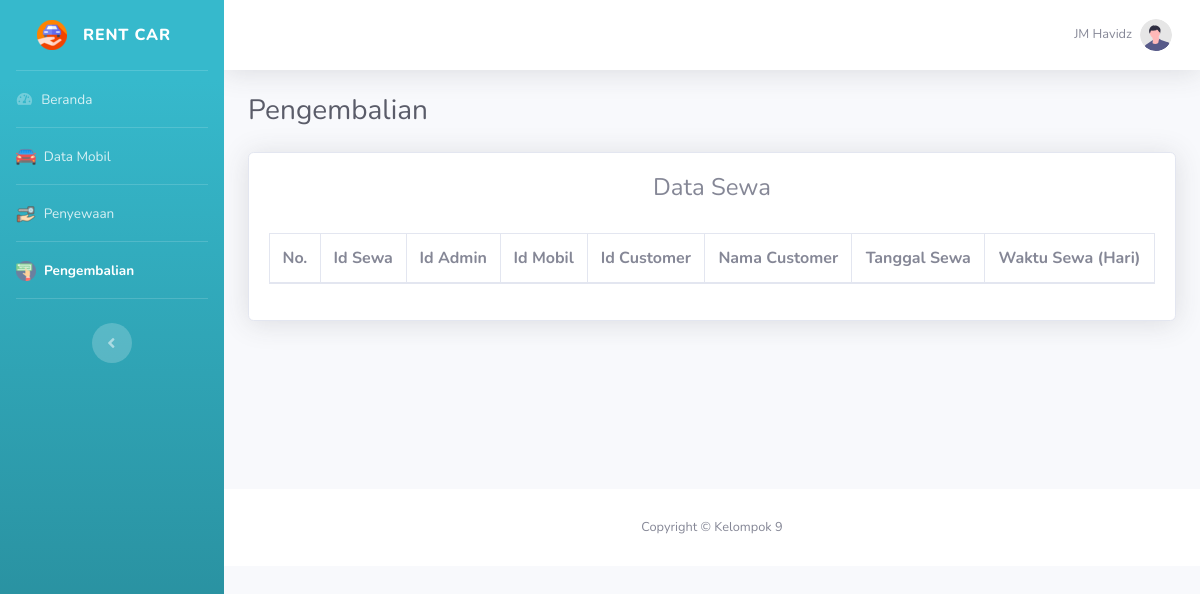
The page /data_sewa.php (signed in) on the database as committed earlier.
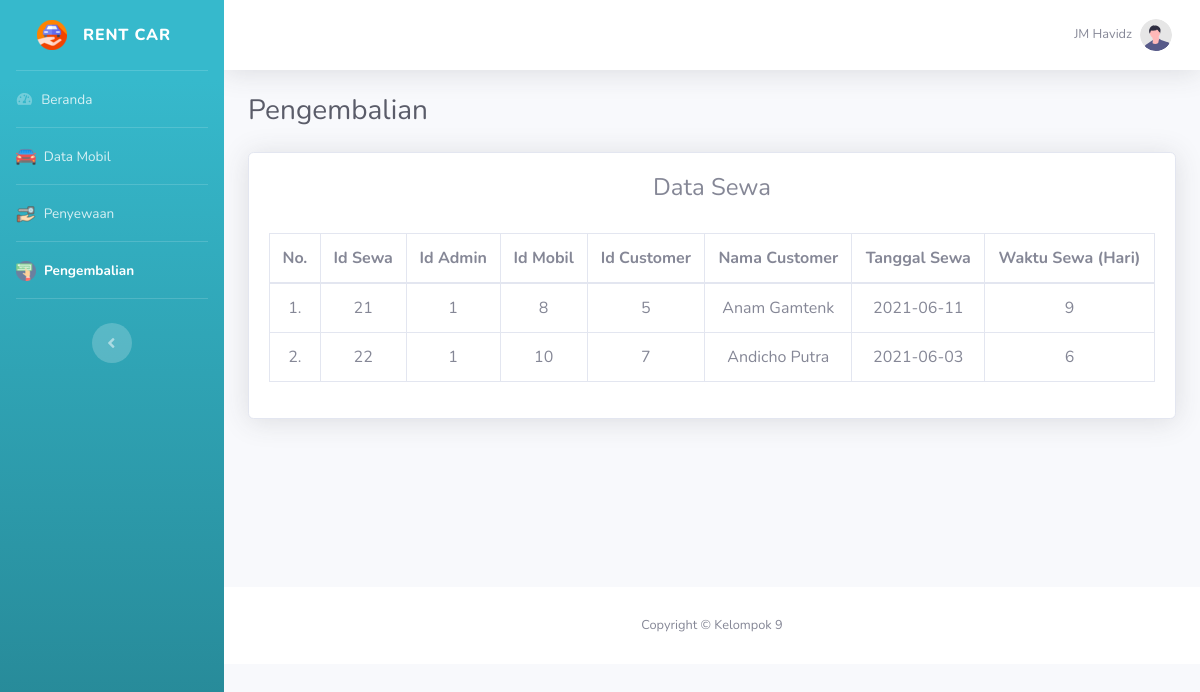
The same page on the database as committed later.
### tables this page shows
CREATE TABLE `penyewaan` (
  `id_sewa` int(11) NOT NULL,
  `id_admin` int(11) NOT NULL,
  `id_mobil` int(11) NOT NULL,
  `id_customer` int(11) NOT NULL,
  `tanggal_sewa` date NOT NULL,
  `waktu_sewa` int(25) NOT NULL
);

CREATE TABLE `customer` (
  `id_customer` int(11) NOT NULL,
  `nama` varchar(100) NOT NULL,
  `no_ktp` int(16) NOT NULL,
  `alamat` varchar(100) NOT NULL,
  `tanggal_lahir` date NOT NULL
);

### data_sewa.php (the view, shortened to what the changed rows need)
<!DOCTYPE html>
<?php
include "connection/koneksi.php";
$id = $_SESSION['id_admin'];
if(isset ($_SESSION['username'])){
    $query = "select * from admin natural join level_user where id_admin = $id";
    mysqli_query($conn, $query);
    $sql = mysqli_query($conn, $query);
    while($r = mysqli_fetch_array($sql)){
?>
<html lang="en">
<head>
    <link href="vendor/fontawesome-free/css/all.min.css" rel="stylesheet" type="text/css">
    <link href="css/sb-admin-2.min.css" rel="stylesheet">
    <link href="css/arabic.css" rel="stylesheet" >
</head>
<body id="page-top">
    <div id="wrapper">
        <ul class="navbar-nav bg-gradient-info sidebar sidebar-dark accordion" id="accordionSidebar">
        <?php
            if($r['id_level'] == 1){
        ?>
            <a class="sidebar-brand d-flex align-items-center justify-content-center" href="beranda.php">
                <div class="sidebar-brand-icon">
                    <img src="img/icon.png" width="30px" height="30px">
                </div>
                <div class="sidebar-brand-text mx-3">Rent Car</div>
            </a>
            <hr class="sidebar-divider my-0">
            <li class="nav-item">
                <a class="nav-link" href="beranda.php">
                    <i class="fas fa-fw fa-tachometer-alt"></i>
                    <span>Beranda</span>
                </a>
            </li>
            <hr class="sidebar-divider my-0">
            <li class="nav-item">
                <a class="nav-link" href="data_mobil.php">
                <img alt="Image placeholder" src="img/mobil.png">
                    <span>&nbsp;Data Mobil</span>
                </a>
            </li>
            <hr class="sidebar-divider my-0">
            <li class="nav-item">
                <a class="nav-link" href="peminjaman.php">
                <img alt="Image placeholder" src="img/pinjam.png">
                    <span>&nbsp;Penyewaan</span>
                </a>
            </li>
            <hr class="sidebar-divider my-0">
            <li class="nav-item active">
                <a class="nav-link" href="pengembalian.php">
                <img alt="Image placeholder" src="img/kembali.png">
                    <span>&nbsp;Pengembalian</span>
                </a>
            </li>
            <hr class="sidebar-divider my-0">
            <br>
            <div class="text-center d-none d-md-inline">
                <button class="rounded-circle border-0" id="sidebarToggle"></button>
            </div>
        <?php
            } else if($r['id_level'] == 2){
        ?>
            <a class="sidebar-brand d-flex align-items-center justify-content-center" href="beranda.php">
                <div class="sidebar-brand-icon rotate-n-15">
                    <img src="img/dashboard.png" width="30px" height="30px">
                </div>
                <div class="sidebar-brand-text mx-3">Rent Car</div>
            </a>
            <hr class="sidebar-divider my-0">
            <li class="nav-item active">
                <a class="nav-link" href="beranda.php">
                    <i class="fas fa-fw fa-tachometer-alt"></i>
                    <span>Beranda</span>
                </a>
            </li>
            <hr class="sidebar-divider my-0">
            <li class="nav-item">
                <a class="nav-link" href="data_mobil_admin.php">
                    <i class="fas fa-fw fa-folder"></i>
                    <span>Data Mobil</span>
                </a>
            </li>
            <hr class="sidebar-divider my-0">
            <li class="nav-item">
                <a class="nav-link" href="data_transaksi.php">
                    <i class="fas fa-fw fa-folder"></i>
                    <span>Data Transaksi</span>
                </a>
            </li>
            <hr class="sidebar-divider my-0">
            <br>
            <div class="text-center d-none d-md-inline">
                <button class="rounded-circle border-0" id="sidebarToggle"></button>
            </div>
        <?php
            }
        ?>
        </ul>
        <div id="content-wrapper" class="d-flex flex-column">
            <div id="content">
                <nav class="navbar navbar-expand navbar-light bg-white topbar mb-4 static-top shadow">
                    <ul class="navbar-nav ml-auto">
                        <li class="nav-item dropdown no-arrow">
                            <a class="nav-link dropdown-toggle" href="#" id="userDropdown" role="button"
                                data-toggle="dropdown" aria-haspopup="true" aria-expanded="false">
                                <span class="mr-2 d-none d-lg-inline text-gray-600 small"><?php echo $r['nama'];?></span>
                                <img class="img-profile rounded-circle"
                                    src="img/undraw_profile.svg">
                            </a>
                        </li>
                    </ul>
                </nav>
            <div class="container-fluid">
                <div class="d-sm-flex align-items-center justify-content-between mb-4">
                    <h1 class="h3 mb-0 text-gray-800">Pengembalian</h1>
                </div>
                <section class="mar-top--x-3 mar-bottom--x-5">
                    <div class="card shadow mb-4">
                        <div class="card-body">
                            <div class="responsive">
                                <div class="judul">
                                    <h4 align="center">Data Sewa</h4>
                                    <br>
                                </div>
                                <?php
                                $query_data_sewa = "SELECT penyewaan.id_sewa, penyewaan.id_admin, penyewaan.id_mobil, penyewaan.id_customer, customer.nama, penyewaan.tanggal_sewa, penyewaan.waktu_sewa
                                                    FROM penyewaan
                                                    INNER JOIN customer ON penyewaan.id_customer = customer.id_customer;";
                                $sql_data_sewa = mysqli_query($conn, $query_data_sewa);
                                $no = 1;
                                ?>
                                <table class="table table-bordered" id="dataTable" width="100%" cellspacing="0">
                                    <thead align="center">
                                        <tr>
                                            <th>No.</th>
                                            <th>Id Sewa</th>
                                            <th>Id Admin</th>
                                            <th>Id Mobil</th>
                                            <th>Id Customer</th>
                                            <th>Nama Customer</th>
                                            <th>Tanggal Sewa</th>
                                            <th>Waktu Sewa (Hari)</th>
                                        </tr>
                                    </thead>
                                    <tbody align="center">
                                    <?php
                                        while($r_dt_sewa = mysqli_fetch_array($sql_data_sewa)){
                                    ?>
                                        <tr class="odd gradeX">
                                        <td><center><?php echo $no++; ?>.</center></td>
                                        <td><?php echo $r_dt_sewa['id_sewa']; ?></td>
                                        <td><?php echo $r_dt_sewa['id_admin']; ?></td>
                                        <td><?php echo $r_dt_sewa['id_mobil']; ?></td>
                                        <td><?php echo $r_dt_sewa['id_customer']; ?></td>
                                        <td><?php echo $r_dt_sewa['nama']; ?></td>
                                        <td><?php echo $r_dt_sewa['tanggal_sewa']; ?></td>
                                        <td><?php echo $r_dt_sewa['waktu_sewa']; ?></td>
                                        </tr>
                                    <?php
                                        }
                                    ?>
                                    </tbody>
                                </table>
                            </div>
                        </div>
                    </div>
                </section>
            </div>
            <br><br><br><br><br><br>
            <footer class="sticky-footer bg-white">
                <div class="container my-auto">
                    <div class="copyright text-center my-auto">
                        <span>Copyright &copy; Kelompok 9</span>
                    </div>
                </div>
            </footer>
        </div>
    </div>
</body>
</html>
<?php
  }
} else {
  header('location: logout.php');
}
?>

Rows that differ between the two databases and show on the page:
added penyewaan: id_sewa "21", id_admin "1", id_mobil "8", id_customer "5", id_customer.nama "Anam Gamtenk", tanggal_sewa "2021-06-11", waktu_sewa "9"
added penyewaan: id_sewa "22", id_admin "1", id_mobil "10", id_customer "7", id_customer.nama "Andicho Putra", tanggal_sewa "2021-06-03", waktu_sewa "6"
